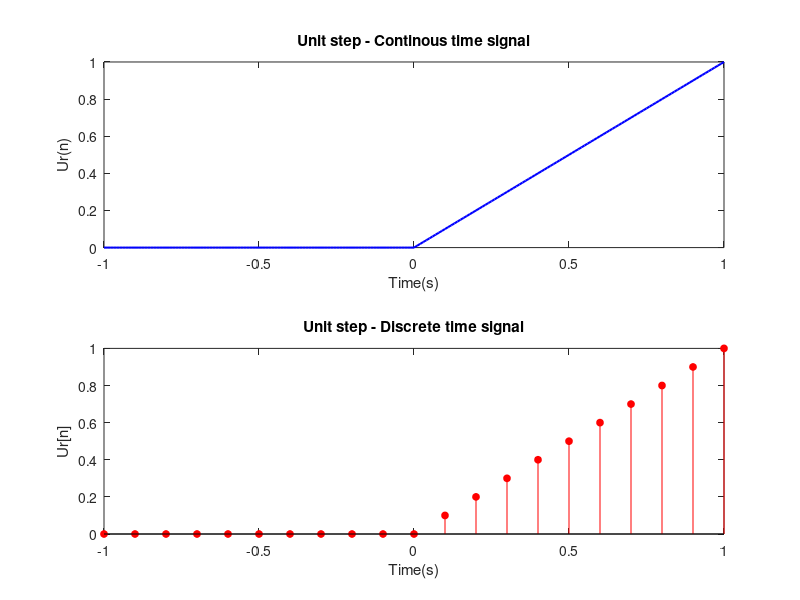

Here is the MATLAB script that generated this plot:
clear all;
close all;
clc;

n = -1 : 0.01 : 1;
d = -1 : 0.1 : 1;

unitstep = n >= 0;
dunitstep = d >= 0;

unitRamp = n.*unitstep;
dunitRamp = d.*dunitstep;

subplot(2, 1, 1);
plot(n, unitRamp, 'b', 'LineWidth', 1.5);
xlabel('Time(s)');
ylabel('Ur(n)');
title('Unit step - Continous time signal');

subplot(2, 1, 2);
stem(d, dunitRamp, 'r', 'filled','MarkerSize', 5);
xlabel('Time(s)');
ylabel('Ur[n]');
title('Unit step - Discrete time signal');